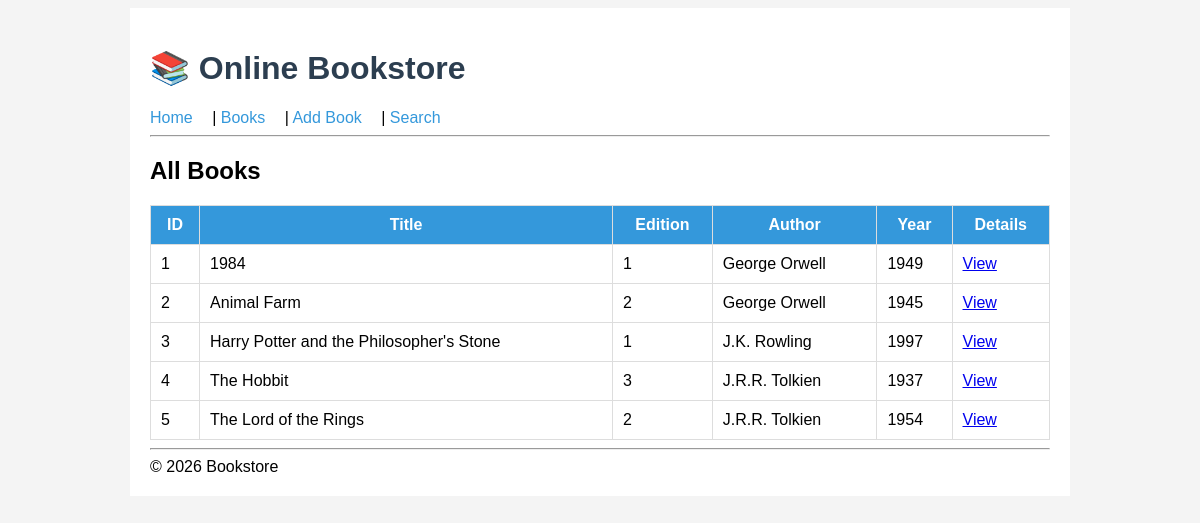
Screenshot of /exam/list/ with the database file from the repository.
### apps/exam/models.py (models this page shows, shortened)
class Book(models.Model):
    title = models.CharField(max_length=200)
    edition = models.IntegerField()
    author = models.ForeignKey(Author, on_delete=models.CASCADE)
    publication_year = models.IntegerField()

class Author(models.Model):
    name = models.CharField(max_length=100)
    address = models.TextField()

### apps/exam/views.py (the view)
# urls.py: path('list/', views.list_books, name='exam_list'),
def list_books(request):
    books = Book.objects.all()
    return render(request, 'exam/list.html', {'books': books})

### apps/exam/templates/exam/list.html (shortened to what this page needs)
{% extends "exam/base.html" %}
{% block content %}
    <h2>All Books</h2>
    <table border="1" cellpadding="10">
        <thead>
            <tr>
                <th>ID</th>
                <th>Title</th>
                <th>Edition</th>
                <th>Author</th>
                <th>Year</th>
                <th>Details</th>
            </tr>
        </thead>
        <tbody>
            {% for book in books %}
            <tr>
                <td>{{ book.id }}</td>
                <td>{{ book.title }}</td>
                <td>{{ book.edition }}</td>
                <td>{{ book.author.name }}</td>
                <td>{{ book.publication_year }}</td>
                <td><a href="{% url 'exam_view' book.id %}">View</a></td>
            </tr>
            {% empty %}
            <tr>
                <td colspan="6">No books available.</td>
            </tr>
            {% endfor %}
        </tbody>
    </table>
{% endblock %}

### apps/exam/templates/exam/base.html (shortened to what this page needs)
<!DOCTYPE html>
<html>
<head>
    {% load static %}
    <link rel="stylesheet" href="{% static 'exam/css/style.css' %}">
</head>
<body>
    <div class="container">
        <h1>📚 Online Bookstore</h1>
        <nav>
            <a href="{% url 'exam_index' %}">Home</a> |
            <a href="{% url 'exam_list' %}">Books</a> |
            <a href="{% url 'exam_add' %}">Add Book</a> |
            <a href="{% url 'exam_search' %}">Search</a>
        </nav>
        <hr>
        {% block content %}
        {% endblock %}
        <hr>
        <footer>© 2026 Bookstore</footer>
    </div>
</body>
</html>

### apps/exam/static/exam/css/style.css (style rules this page uses)
body { font-family: Arial, sans-serif; background-color: #f4f4f4; }
.container { max-width: 900px; margin: 0 auto; padding: 20px; background: white; }
h1 { color: #2c3e50; }
nav a { margin-right: 15px; text-decoration: none; color: #3498db; }
table { width: 100%; border-collapse: collapse; }
th { background-color: #3498db; color: white; }
td, th { padding: 10px; border: 1px solid #ddd; }

### rows the page displays
Book: id "1", title "1984", edition "1", author.name "George Orwell", publication_year "1949"
Book: id "2", title "Animal Farm", edition "2", author.name "George Orwell", publication_year "1945"
Book: id "3", title "Harry Potter and the Philosopher's Stone", edition "1", author.name "J.K. Rowling", publication_year "1997"
Book: id "4", title "The Hobbit", edition "3", author.name "J.R.R. Tolkien", publication_year "1937"
Book: id "5", title "The Lord of the Rings", edition "2", author.name "J.R.R. Tolkien", publication_year "1954"
